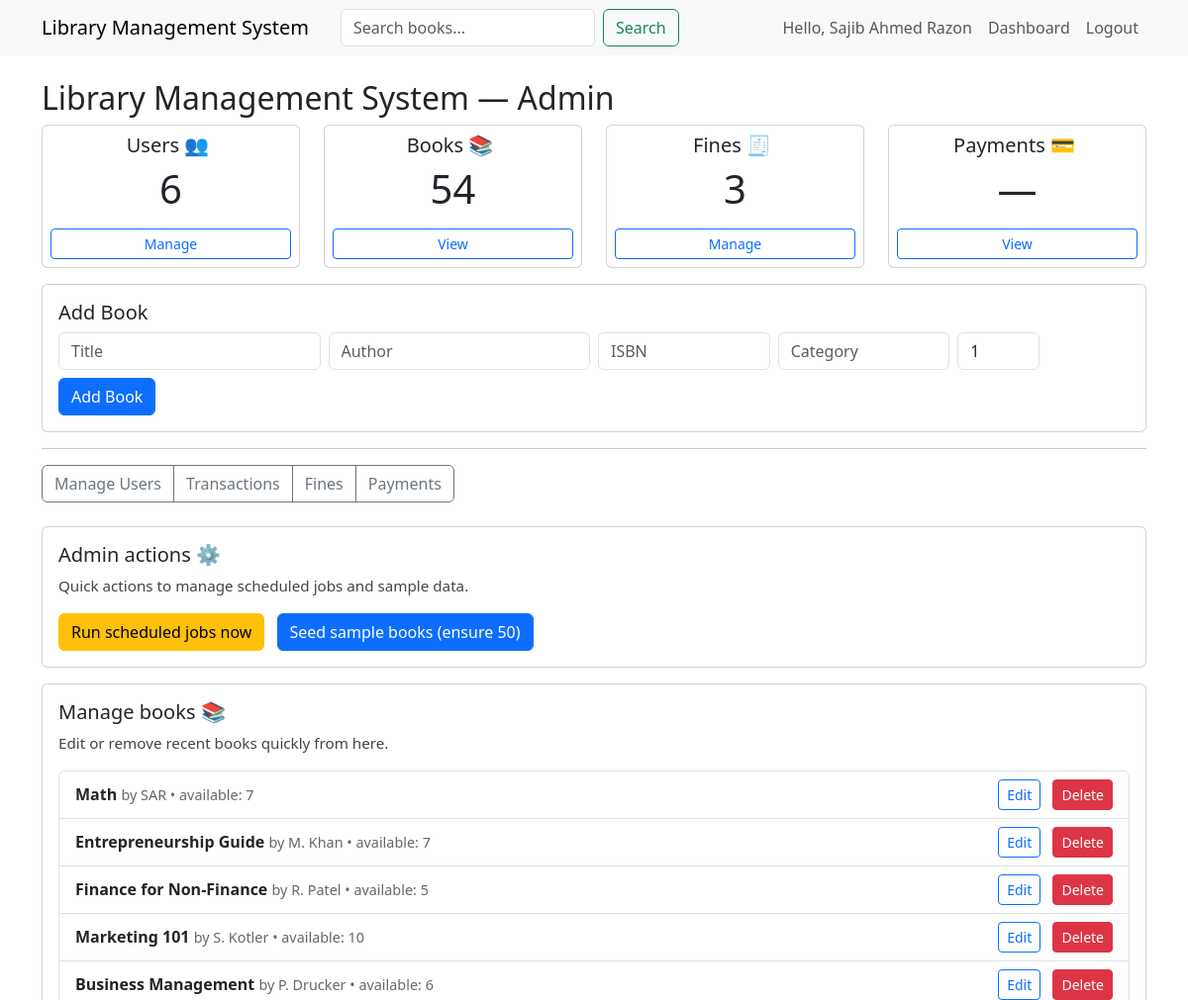
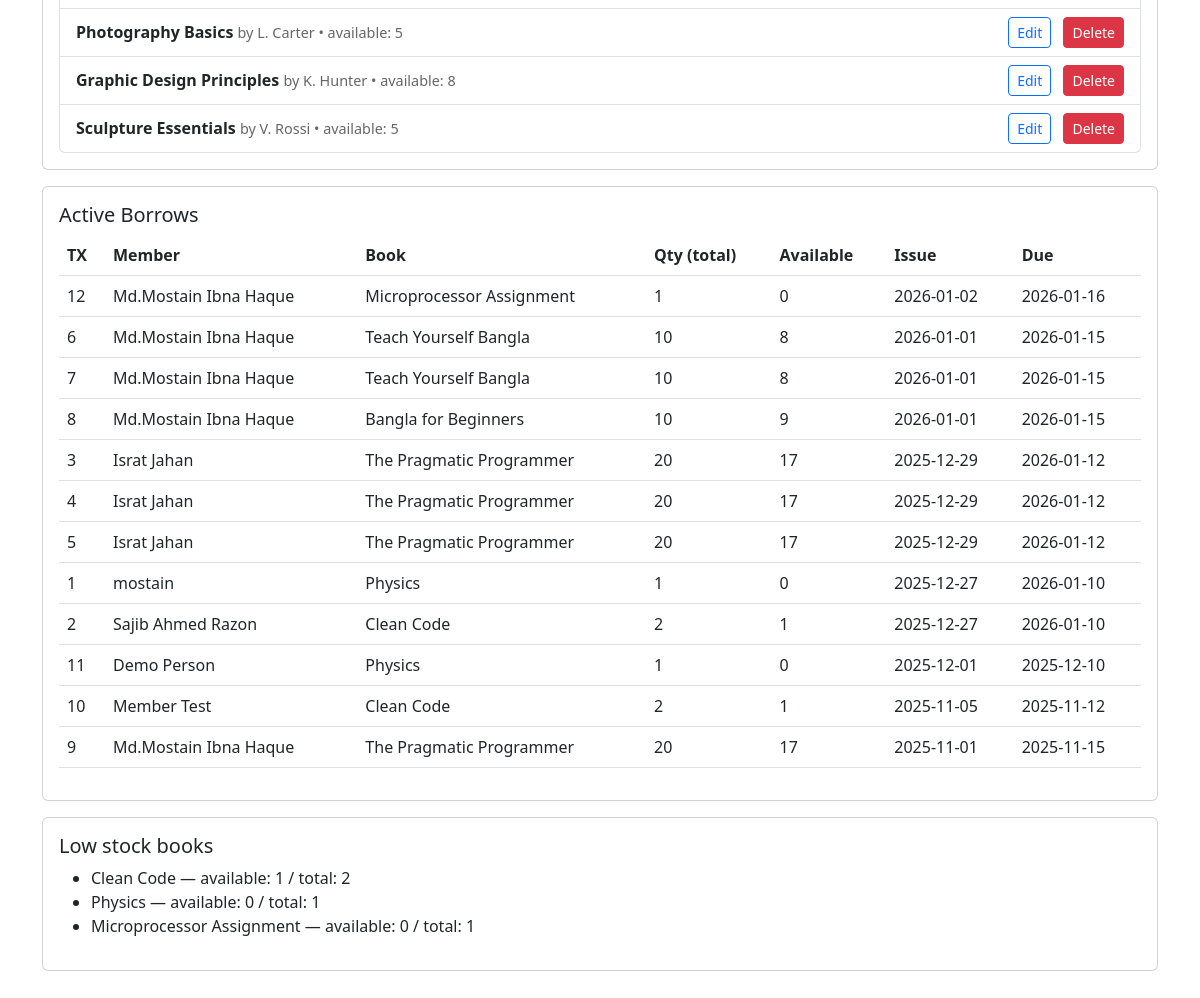
The app's page /dashboard (signed in) with its own data (2 pictures, top to bottom).
### tables this page shows
CREATE TABLE users(
        id INTEGER PRIMARY KEY,
        name TEXT,
        email TEXT UNIQUE,
        password TEXT,
        role TEXT
    , is_active INTEGER DEFAULT 0, verify_token TEXT, reset_token TEXT, reset_expires TEXT);

CREATE TABLE books(
        id INTEGER PRIMARY KEY,
        title TEXT,
        author TEXT,
        isbn TEXT,
        category TEXT,
        quantity INTEGER,
        available INTEGER
    , image TEXT, pdf TEXT);

CREATE TABLE transactions(
        id INTEGER PRIMARY KEY,
        user_id INTEGER,
        book_id INTEGER,
        issue_date TEXT,
        due_date TEXT,
        return_date TEXT,
        FOREIGN KEY(user_id) REFERENCES users(id),
        FOREIGN KEY(book_id) REFERENCES books(id)
    );

### app.py (the view)
@app.route("/dashboard")
@login_required
def dashboard():
    app.logger.info("Dashboard requested user_id=%s role=%s", session.get("user_id"), session.get("user_role"))
    if session.get("user_role") == "admin":
        con = db_connect()
        user_count = con.execute("SELECT COUNT(*) as c FROM users").fetchone()["c"]
        book_count = con.execute("SELECT COUNT(*) as c FROM books").fetchone()["c"]
        fine_count = con.execute("SELECT COUNT(*) as c FROM fines").fetchone()["c"]
        recent_books = con.execute("SELECT id,title,author,available FROM books ORDER BY id DESC LIMIT 8").fetchall()
        active_txs = con.execute(
            "SELECT t.id as txid, u.name as user_name, b.title as book_title, b.quantity as book_quantity, b.available as book_available, t.issue_date, t.due_date FROM transactions t JOIN users u ON t.user_id=u.id JOIN books b ON t.book_id=b.id WHERE t.return_date IS NULL ORDER BY t.issue_date DESC LIMIT 50"
        ).fetchall()
        con.close()
        return render_template("admin.html", user_count=user_count, book_count=book_count, fine_count=fine_count, recent_books=recent_books, active_txs=active_txs)
    return render_template("member.html")

### app.py (called while the page is built)
def db_connect():
    con = sqlite3.connect(DB_PATH, detect_types=sqlite3.PARSE_DECLTYPES)
    con.row_factory = sqlite3.Row
    return con

def login_required(f):
    from functools import wraps
    @wraps(f)
    def decorated(*args, **kwargs):
        if "user_id" not in session:
            return redirect(url_for("login"))
        return f(*args, **kwargs)
    return decorated

### templates/admin.html
{% extends 'base.html' %}
{% block content %}
<h2>Library Management System — Admin</h2>
<div class="row mb-3">
  <div class="col-md-3">
    <div class="card text-center p-2">
      <h5>Users <span class="emoji">👥</span></h5>
      <p class="display-6">{{ user_count }}</p>
      <a href="/admin/users" class="btn btn-sm btn-outline-primary">Manage</a>
    </div>
  </div>
  <div class="col-md-3">
    <div class="card text-center p-2">
      <h5>Books <span class="emoji">📚</span></h5>
      <p class="display-6">{{ book_count }}</p>
      <a href="/books" class="btn btn-sm btn-outline-primary">View</a>
    </div>
  </div>
  <div class="col-md-3">
    <div class="card text-center p-2">
      <h5>Fines <span class="emoji">🧾</span></h5>
      <p class="display-6">{{ fine_count }}</p>
      <a href="/fines" class="btn btn-sm btn-outline-primary">Manage</a>
    </div>
  </div>
  <div class="col-md-3">
    <div class="card text-center p-2">
      <h5>Payments <span class="emoji">💳</span></h5>
      <p class="display-6">&mdash;</p>
      <a href="/admin/payments" class="btn btn-sm btn-outline-primary">View</a>
    </div>
  </div>
</div>
<div class="card mb-3">
  <div class="card-body">
    <h5>Add Book</h5>
    <form method="post" action="/add_book" class="row g-2">
      <div class="col-md-3"><input class="form-control" name="title" placeholder="Title" required></div>
      <div class="col-md-3"><input class="form-control" name="author" placeholder="Author"></div>
      <div class="col-md-2"><input class="form-control" name="isbn" placeholder="ISBN"></div>
      <div class="col-md-2"><input class="form-control" name="category" placeholder="Category"></div>
      <div class="col-md-1"><input class="form-control" name="quantity" type="number" min="1" value="1"></div>
      <div class="col-md-12 mt-2"><button class="btn btn-primary">Add Book</button></div>
    </form>
  </div>
</div>
<hr>
<div class="btn-group mb-4">
  <a class="btn btn-outline-secondary" href="/admin/users">Manage Users</a>
  <a class="btn btn-outline-secondary" href="/admin/transactions">Transactions</a>
  <a class="btn btn-outline-secondary" href="/fines">Fines</a>
  <a class="btn btn-outline-secondary" href="/admin/payments">Payments</a>
</div>
<div class="card mb-3">
  <div class="card-body">
    <h5>Admin actions <span class="emoji">⚙️</span></h5>
    <p class="suggestion">Quick actions to manage scheduled jobs and sample data.</p>
    <form method="post" action="/admin/run_jobs" class="d-inline me-2">
      <button class="btn btn-warning pulse">Run scheduled jobs now</button>
    </form>
    <form method="post" action="/admin/seed_books" class="d-inline">
      <button class="btn btn-primary">Seed sample books (ensure 50)</button>
    </form>
  </div>
</div>
<div class="card mb-3">
  <div class="card-body">
    <h5>Manage books <span class="emoji">📚</span></h5>
    <p class="suggestion">Edit or remove recent books quickly from here.</p>
    {% if recent_books %}
      <ul class="list-group">
        {% for b in recent_books %}
        <li class="list-group-item d-flex justify-content-between align-items-center">
          <div>
            <strong>{{ b['title'] }}</strong> <span class="book-meta">by {{ b['author'] }} • available: {{ b['available'] }}</span>
          </div>
          <div>
            <a class="btn btn-sm btn-outline-primary" href="/admin/book/{{ b['id'] }}/edit">Edit</a>
            <form method="post" action="/admin/book/{{ b['id'] }}/delete" class="d-inline ms-2">
              <button class="btn btn-sm btn-danger" onclick="return confirm('Delete book {{ b.title }}?')">Delete</button>
            </form>
          </div>
        </li>
        {% endfor %}
      </ul>
    {% else %}
      <p>No books found. Use <strong>Seed sample books</strong> or add a book via the Add Book form above.</p>
    {% endif %}
  </div>
</div>
<div class="card mb-3">
  <div class="card-body">
    <h5>Active Borrows</h5>
    {% if active_txs %}
      <table class="table">
        <thead><tr><th>TX</th><th>Member</th><th>Book</th><th>Qty (total)</th><th>Available</th><th>Issue</th><th>Due</th></tr></thead>
        <tbody>
        {% for t in active_txs %}
          <tr>
            <td>{{ t.txid }}</td>
            <td>{{ t.user_name }}</td>
            <td>{{ t.book_title }}</td>
            <td>{{ t.book_quantity }}</td>
            <td>{{ t.book_available }}</td>
            <td>{{ t.issue_date }}</td>
            <td>{{ t.due_date }}</td>
          </tr>
        {% endfor %}
        </tbody>
      </table>
    {% else %}
      <p>No active borrows</p>
    {% endif %}
  </div>
</div>
<div class="card">
  <div class="card-body">
    <h5>Low stock books</h5>
    {% set low = get_low_stock() %}
    {% if low %}
      <ul>
        {% for b in low %}
          <li>{{ b['title'] }} — available: {{ b['available'] }} / total: {{ b['quantity'] }}</li>
        {% endfor %}
      </ul>
    {% else %}
      <p>No low stock alerts</p>
    {% endif %}
  </div>
</div>
{% endblock %}

### templates/base.html (shortened to what this page needs)
<!doctype html>
<html lang="en">
  <head>
    <link href="https://cdn.jsdelivr.net/npm/bootstrap@5.3.0/dist/css/bootstrap.min.css" rel="stylesheet">
    <link rel="stylesheet" href="/static/style.css">
  </head>
  <body class="{% block body_class %}{% endblock %}">
  <nav class="navbar navbar-expand-lg navbar-light bg-light mb-4">
    <div class="container">
      <a class="navbar-brand" href="/">Library Management System</a>
      <div class="collapse navbar-collapse" id="navCollapse">
        <form class="d-flex me-auto ms-3" action="/books" method="get">
          <input class="form-control me-2" type="search" placeholder="Search books..." name="q" value="{{ request.args.get('q','') }}" aria-label="Search">
          <button class="btn btn-outline-success" type="submit">Search</button>
        </form>
        <ul class="navbar-nav ms-auto">
          {% if session.user_name %}
            <li class="nav-item"><span class="nav-link">Hello, {{ session.user_name }}</span></li>
            <li class="nav-item"><a class="nav-link" href="/dashboard">Dashboard</a></li>
            <li class="nav-item"><a class="nav-link" href="/logout">Logout</a></li>
          {% else %}
            <li class="nav-item"><a class="nav-link" href="/login">Login</a></li>
            <li class="nav-item"><a class="nav-link" href="/register">Register</a></li>
          {% endif %}
        </ul>
      </div>
    </div>
  </nav>
  <div class="container">
    {% block content %}{% endblock %}
  </div>
  </body>
</html>

### static/style.css (style rules this page uses)
body { padding-bottom: 40px; }
.book-meta { font-size: 0.9rem; color: #666; }
.pulse { animation: pulse 2.5s ease-in-out infinite; }
.emoji { font-size: 1.25rem; margin-right: 6px; }
.suggestion { font-size: 0.95rem; color: #444; }

### records on screen
users: user_name "Sajib Ahmed Razon"
books: title "Math", author "SAR", available "7"
books: title "Entrepreneurship Guide", author "M. Khan", available "7"
books: title "Finance for Non-Finance", author "R. Patel", available "5"
books: title "Marketing 101", author "S. Kotler", available "10"
books: title "Business Management", author "P. Drucker", available "6"
books: title "Photography Basics", author "L. Carter", available "5"
books: title "Graphic Design Principles", author "K. Hunter", available "8"
books: title "Sculpture Essentials", author "V. Rossi", available "5"
transactions: txid "12", user_name "Md.Mostain Ibna Haque", book_title "Microprocessor Assignment", book_quantity "1", book_available "0", issue_date "2026-01-02", due_date "2026-01-16"
transactions: txid "6", user_name "Md.Mostain Ibna Haque", book_title "Teach Yourself Bangla", book_quantity "10", book_available "8", issue_date "2026-01-01", due_date "2026-01-15"
transactions: txid "7", user_name "Md.Mostain Ibna Haque", book_title "Teach Yourself Bangla", book_quantity "10", book_available "8", issue_date "2026-01-01", due_date "2026-01-15"
transactions: txid "8", user_name "Md.Mostain Ibna Haque", book_title "Bangla for Beginners", book_quantity "10", book_available "9", issue_date "2026-01-01", due_date "2026-01-15"
transactions: txid "3", user_name "Israt Jahan", book_title "The Pragmatic Programmer", book_quantity "20", book_available "17", issue_date "2025-12-29", due_date "2026-01-12"
transactions: txid "4", user_name "Israt Jahan", book_title "The Pragmatic Programmer", book_quantity "20", book_available "17", issue_date "2025-12-29", due_date "2026-01-12"
transactions: txid "5", user_name "Israt Jahan", book_title "The Pragmatic Programmer", book_quantity "20", book_available "17", issue_date "2025-12-29", due_date "2026-01-12"
transactions: txid "1", user_name "mostain", book_title "Physics", book_quantity "1", book_available "0", issue_date "2025-12-27", due_date "2026-01-10"
transactions: txid "2", user_name "Sajib Ahmed Razon", book_title "Clean Code", book_quantity "2", book_available "1", issue_date "2025-12-27", due_date "2026-01-10"
transactions: txid "11", user_name "Demo Person", book_title "Physics", book_quantity "1", book_available "0", issue_date "2025-12-01", due_date "2025-12-10"
transactions: txid "10", user_name "Member Test", book_title "Clean Code", book_quantity "2", book_available "1", issue_date "2025-11-05", due_date "2025-11-12"
transactions: txid "9", user_name "Md.Mostain Ibna Haque", book_title "The Pragmatic Programmer", book_quantity "20", book_available "17", issue_date "2025-11-01", due_date "2025-11-15"
books: title "Clean Code", available "1", quantity "2"
books: title "Physics", available "0", quantity "1"
books: title "Microprocessor Assignment", available "0", quantity "1"

### other values on screen
{{ user_count }} "6"
{{ book_count }} "54"
{{ fine_count }} "3"
